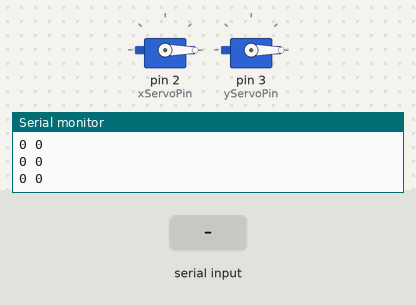
A sketch run on a simulated Arduino Uno, built with avr-gcc and run on an emulated ATmega328P. Parts: 2 × servo, the last lines printed to the serial monitor. The test bench sets the inputs (shaded band).

Above: at 1.2 s.
1.3 s: "90,45E" received over Serial
At 2.1 s:
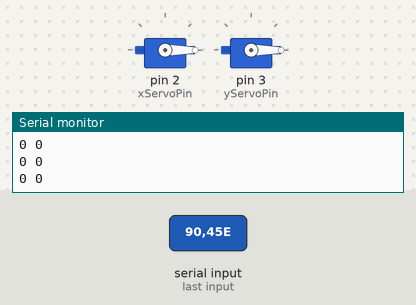
2.9 s: "30,150E" received over Serial
At 3.4 s:
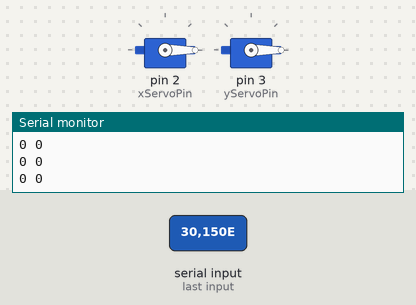
4.5 s: "200E" received over Serial
At 5.7 s:
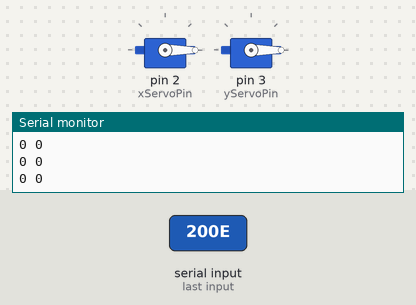
Timing chart, 0 to 7.5 s (numbered marks = the images above; inputs shaded):
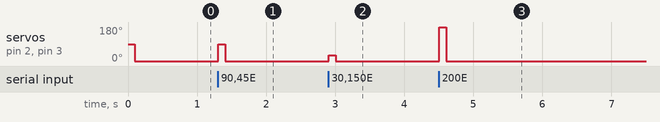

Measured:
- after the input at 1.3 s, servo on pin 2 (xServoPin), servo on pin 3 (yServoPin): 0° → 90° at once, → 0° 0.10 s later
- after the input at 2.9 s, servo on pin 2 (xServoPin), servo on pin 3 (yServoPin): 0° → 30° at once, → 0° 0.10 s later
- after the input at 4.5 s, servo on pin 2 (xServoPin), servo on pin 3 (yServoPin): 0° → 180° at once, → 0° 0.10 s later

The sketch:

Turret.ino
```cpp
#include <Servo.h>

Servo xServo;
Servo yServo;

const int xServoPin = 2;//Horizontal servo
const int yServoPin = 3;//Vertical servo

void setup() {
  xServo.attach(xServoPin);
  yServo.attach(yServoPin);

  Serial.begin(9600);
  Serial.setTimeout(100);
}

String rawString = "";
int xPos = 0;
int yPos = 0;

void loop() {
  rawString = Serial.readStringUntil('E');
  rawString.remove(rawString.indexOf("E"));

  parse_raw_string(rawString, &xPos, &yPos);

  Serial.print(xPos);
  Serial.print(" ");
  Serial.print(yPos);
  Serial.println();

  xServo.write(xPos);
  yServo.write(yPos);
}

void parse_raw_string(String rawString, int *x, int *y)
{
  String rawStringX = rawString;
  String rawStringY = rawString;

  rawStringX.remove(rawStringX.indexOf("Y"));
  rawStringX.remove(rawStringX.indexOf("X"), 1);
  *x = rawStringX.toInt();

  rawStringY.remove(0, rawStringY.indexOf("Y") + 1);
  *y = rawStringY.toInt();
}
```
